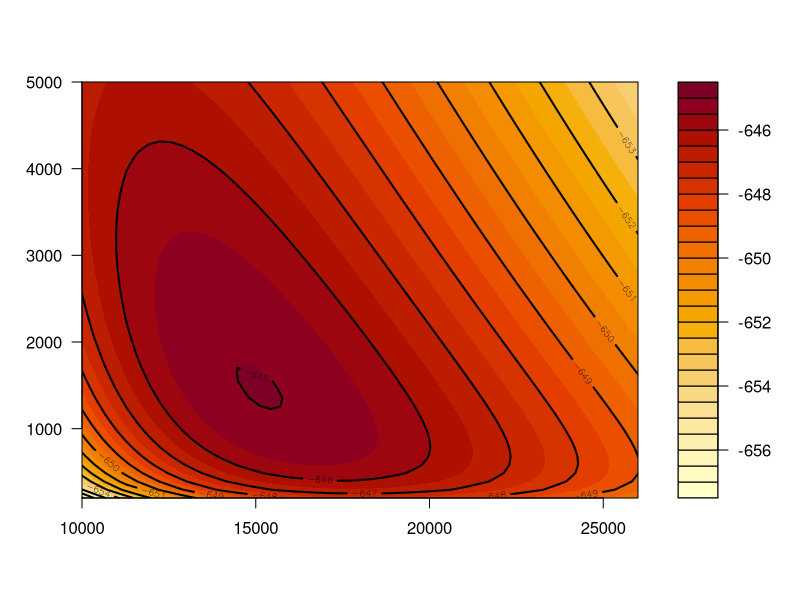
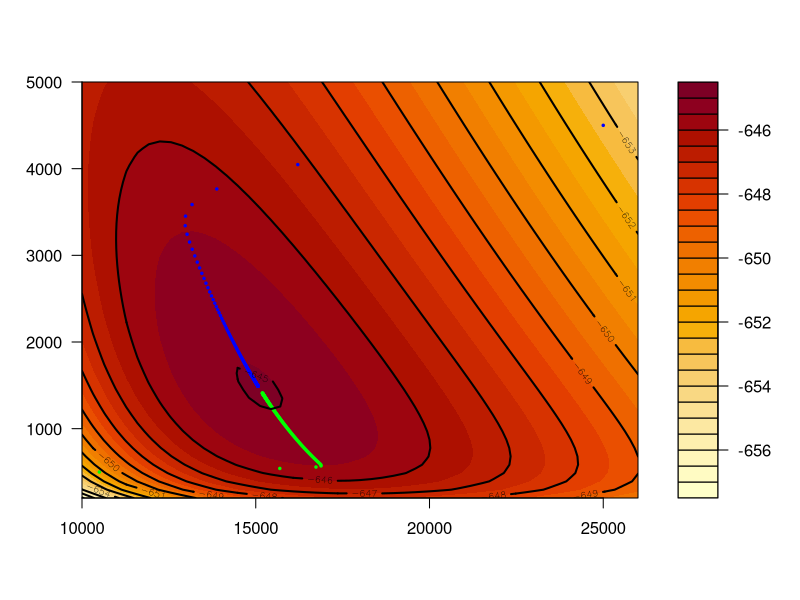

The R script that drew these images, in order:
## ---- chunk 1
Nile <- datasets::Nile

## ---- chunk 2
nt   <- 100                      # no. time intervals
time <- c(1871:1970)
## ---- chunk 3
#starting from point (10500,500)
#EM algorithm
sig_ep_path_1  <- rep(10500,130)
sig_eta_path_1 <- rep(500,130)


for(i in 1:130){
  sig_ep  <- sig_ep_path_1[i]                        # process err variance
  sig_eta  <- sig_eta_path_1[i]                      # obs error variance
  a <- rep(0,nt)
  P <- rep(0,nt)

  
  v <- rep(0,nt)
  F <- rep(0,nt)
  K <- rep(0,nt)
  
  
  
  a[1] <- 0
  P[1] <- 10^10

  
  v[1] <- Nile[1] - a[1]
  F[1] <- P[1] + sig_ep
  K[1] <- P[1]/F[1]
  
  
  for(t in 2:nt){
    a[t] <- a[t-1] + K[t-1]*v[t-1]
    P[t] <- P[t-1]*(1-K[t-1]) + sig_eta
    
    
    v[t] <- Nile[t] - a[t]
    F[t] <- P[t] + sig_ep
    K[t] <- P[t]/F[t]
  }
  
  u <- rep(0,nt)
  D <- rep(0,nt)
  r <- rep(0,nt)
  N <- rep(0,nt)
  temp1<-rep(0,nt)
  temp2<-rep(0,nt)
  
  
  r[nt] <- 0
  N[nt] <- 0

  
  for (k in 1:(nt-1)){
    m <- nt-k+1
    r[m-1] <- v[m]/F[m]+(1-K[m])*r[m]
    N[m-1] <- 1/F[m]+(1-K[m])^2*N[m]
  }
  
  for (t in 1:nt){
    u[t] <- v[t]/F[t]-K[t]*r[t]
    D[t] <- 1/F[t]+K[t]^2*N[t]
    temp1[t] <- u[t]^2-D[t]
    temp2[t] <- r[t]^2-N[t]
    
  }
  sig_ep_path_1[i+1]  <- sig_ep + 1/nt*sig_ep^2*sum(temp1)
  sig_eta_path_1[i+1] <- sig_eta+ 1/(nt-1)*sig_eta^2*sum(temp2)
  

}

## ---- chunk 4
#starting from point (25000,4500)
#EM algorithm
sig_ep_path_2  <- rep(25000,150)
sig_eta_path_2 <- rep(4500,150)


for(i in 1:150){
  sig_ep  <- sig_ep_path_2[i]                        # process err variance
  sig_eta  <- sig_eta_path_2[i]                      # obs error variance
  a <- rep(0,nt)
  P <- rep(0,nt)

  
  v <- rep(0,nt)
  F <- rep(0,nt)
  K <- rep(0,nt)
  
  
  
  a[1] <- 0
  P[1] <- 10^10

  
  v[1] <- Nile[1] - a[1]
  F[1] <- P[1] + sig_ep
  K[1] <- P[1]/F[1]
  
  
  for(t in 2:nt){
    a[t] <- a[t-1] + K[t-1]*v[t-1]
    P[t] <- P[t-1]*(1-K[t-1]) + sig_eta
    
    
    v[t] <- Nile[t] - a[t]
    F[t] <- P[t] + sig_ep
    K[t] <- P[t]/F[t]
  }
  
  u <- rep(0,nt)
  D <- rep(0,nt)
  r <- rep(0,nt)
  N <- rep(0,nt)
  temp1<-rep(0,nt)
  temp2<-rep(0,nt)
  
  
  r[nt] <- 0
  N[nt] <- 0

  
  for (k in 1:(nt-1)){
    m <- nt-k+1
    r[m-1] <- v[m]/F[m]+(1-K[m])*r[m]
    N[m-1] <- 1/F[m]+(1-K[m])^2*N[m]
  }
  
  for (t in 1:nt){
    u[t] <- v[t]/F[t]-K[t]*r[t]
    D[t] <- 1/F[t]+K[t]^2*N[t]
    temp1[t] <- u[t]^2-D[t]
    temp2[t] <- r[t]^2-N[t]
    
  }
  sig_ep_path_2[i+1]  <- sig_ep + 1/nt*sig_ep^2*sum(temp1)
  sig_eta_path_2[i+1] <- sig_eta+ 1/(nt-1)*sig_eta^2*sum(temp2)
  

}
## ---- chunk 5
#contour plot
sig_ep_seq  <- seq(10000, 26000, 320)
sig_eta_seq <- seq(200, 5000, 96)
z <- matrix(0,nrow=51,ncol=51)

for(i in 1:nrow(z)){
  for(j in 1:ncol(z)){
    sig_ep  <- sig_ep_seq[i]                        # process err variance
    sig_eta  <- sig_eta_seq[j]                       # obs error variance
    
    a <- rep(0,nt)
    P <- rep(0,nt)


    
    v <- rep(0,nt)
    F <- rep(0,nt)
    K <- rep(0,nt)
    
    bulk <- rep(0,nt)
    
    
    
    a[1] = 0
    P[1] = 10^10

    
    v[1] <- Nile[1] - a[1]
    F[1] <- P[1] + sig_ep
    K[1] <- P[1]/F[1]
    bulk[1] <- log(F[1])+(v[1])^2/F[1]
    
    
    for(t in 2:nt){
      a[t] <- a[t-1] + K[t-1]*v[t-1]
      P[t] <- P[t-1]*(1-K[t-1]) + sig_eta

      
      v[t] <- Nile[t] - a[t]
      F[t] <- P[t] + sig_ep
      K[t] <- P[t]/F[t]
      bulk[t] <- log(F[t])+(v[t])^2/F[t]
    }
    
    z[i,j] = -nt/2*log(2*(pi))-1/2*sum(bulk)
  }
}
## ---- chunk 6
png('para_esti_local_plain.png',width=1000, height=800)
filled.contour(sig_ep_seq, sig_eta_seq, z, plot.axes = {
  axis(1)
  axis(2)
  contour(sig_ep_seq, sig_eta_seq, z, add = TRUE, lwd = 2)
}
)
dev.off()

## ---- chunk 7
png('para_esti_local.png',width=1000, height=800)
filled.contour(sig_ep_seq, sig_eta_seq, z, plot.axes = {
  axis(1)
  axis(2)
  points(sig_ep_path_1,sig_eta_path_1,col="green", pch = 20, cex = 0.5)
  points(sig_ep_path_2,sig_eta_path_2,col="blue", pch = 20, cex = 0.5)
  contour(sig_ep_seq, sig_eta_seq, z, add = TRUE, lwd = 2)
}
)
dev.off()

